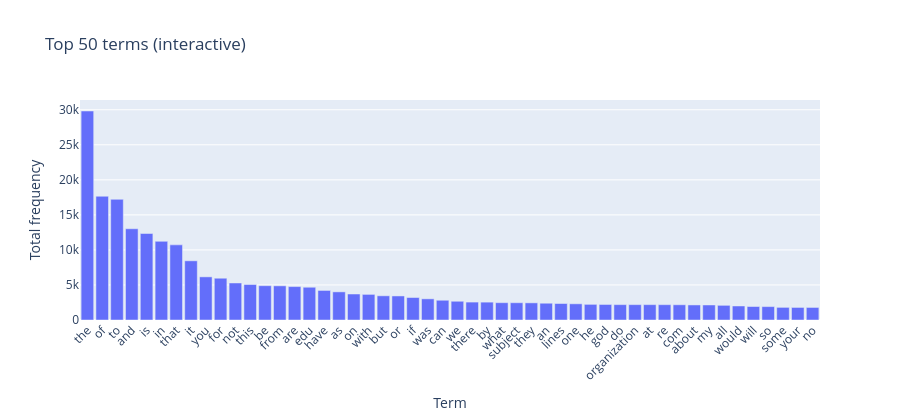

The notebook cell this image was saved under:
### Code cell
# Exercise 12
import numpy as np, pandas as pd
from sklearn.feature_extraction.text import CountVectorizer

# Build (or reuse) BoW
try:
    X_bow; vectorizer
except NameError:
    vectorizer = CountVectorizer()
    X_bow = vectorizer.fit_transform(X["text"])

feature_names = vectorizer.get_feature_names_out()
term_counts = np.asarray(X_bow.sum(axis=0)).ravel()

df_terms = pd.DataFrame({"term": feature_names, "count": term_counts})
df_terms = df_terms.sort_values("count", ascending=False)

import plotly.express as px
TOP = 50  # show top-N
fig = px.bar(
    df_terms.head(TOP),
    x="term", y="count",
    title=f"Top {TOP} terms (interactive)",
    labels={"term":"Term","count":"Total frequency"},
)
fig.update_layout(xaxis_tickangle=-45, bargap=0.15, height=420)
fig.show()

### Figure 1 — Plotly figure (JSON) as saved in the notebook; plotly's stock layout.template omitted (floating-point values rounded to 4 significant figures)
{"data": [{"hovertemplate": "Term=%{x}<br>Total frequency=%{y}<extra></extra>", "legendgroup": "", "marker": {"color": "#636efa", "pattern": {"shape": ""}}, "name": "", "orientation": "v", "showlegend": false, "textposition": "auto", "type": "bar", "x": ["the", "of", "to", "and", "is", "in", "that", "it", "you", "for", "not", "this", "be", "from", "are", "edu", "have", "as", "on", "with", "but", "or", "if", "was", "can", "we", "there", "by", "what", "subject", "they", "an", "lines", "one", "he", "god", "do", "organization", "at", "re", "com", "about", "my", "all", "would", "will", "so", "some", "your", "no"], "xaxis": "x", "y": [29825, 17660, 17222, 13017, 12343, 11226, 10723, 8447, 6157, 5962, 5285, 5063, 4898, 4877, 4769, 4675, 4218, 4015, 3709, 3655, 3453, 3432, 3208, 3020, 2818, 2674, 2556, 2548, 2472, 2464, 2448, 2393, 2353, 2312, 2232, 2216, 2193, 2192, 2191, 2186, 2172, 2148, 2143, 2093, 2000, 1925, 1912, 1802, 1793, 1791], "yaxis": "y"}], "layout": {"bargap": 0.15, "barmode": "relative", "height": 420, "legend": {"tracegroupgap": 0}, "title": {"text": "Top 50 terms (interactive)"}, "xaxis": {"anchor": "y", "domain": [0, 1], "tickangle": -45, "title": {"text": "Term"}}, "yaxis": {"anchor": "x", "domain": [0, 1], "title": {"text": "Total frequency"}}}}
